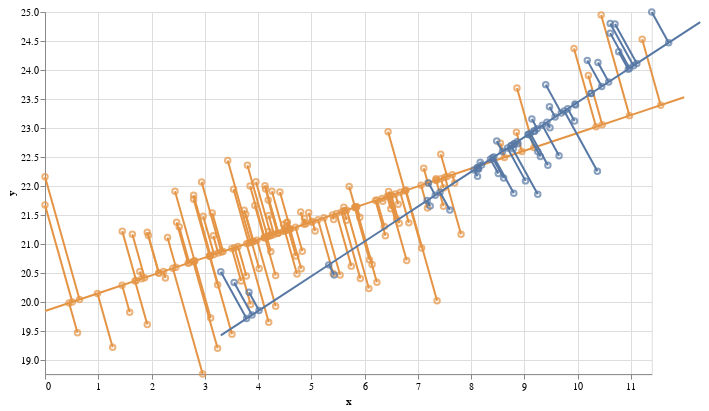

The code cell stored with this chart in its notebook:
### Code cell
def plot_tissue_residuals(resid_df, gene, tissue):
    df = resid_df[(resid_df["Gene"] == gene) & (resid_df["Tissue"] == tissue)]
    
    tran_min = df["Transcriptomics"].min()
    tran_max = df["Transcriptomics"].max()
    tran_rng = tran_max - tran_min
    
    prot_min = df["Proteomics"].min()
    prot_max = df["Proteomics"].max()
    prot_rng = prot_max - prot_min
    
    xs = np.arange(
        tran_min,
        tran_max + 1,
    )
    
    color_hex = "#5778a4" if tissue == "Normal" else "#e49444"
    
    all_m = df["m"].drop_duplicates(keep="first")
    assert all_m.shape[0] == 1
    m = all_m.iloc[0]

    all_b = df["b"].drop_duplicates(keep="first")
    assert all_b.shape[0] == 1
    b = all_b.iloc[0]
    
    reg_line_df = pd.DataFrame({
        "x": xs,
        "y": m * xs + b,
    })
    
    reg_line = alt.Chart(reg_line_df).mark_line(color=color_hex).encode(
        x=alt.X("x",scale=alt.Scale(domain=[tran_min, tran_max])),
        y=alt.Y("y",scale=alt.Scale(domain=[prot_min, prot_max])),
    )
    
    pt_data = []
    for pid in df["Patient_ID"].drop_duplicates(keep="first"):
        
        pt_df = pd.DataFrame({
            "x": [
                df[df["Patient_ID"] == pid]["Transcriptomics"].iloc[0],
                df[df["Patient_ID"] == pid]["intersect_x"].iloc[0],
            ],
            "y": [
                df[df["Patient_ID"] == pid]["Proteomics"].iloc[0],
                df[df["Patient_ID"] == pid]["intersect_y"].iloc[0],
            ],
            "resid": [df[df["Patient_ID"] == pid]["orth_resid"].iloc[0]] * 2,
            "Patient_ID": [df[df["Patient_ID"] == pid]["Patient_ID"].iloc[0]] * 2,
        })
        
        pt_base = alt.Chart(pt_df).encode(
            x=alt.X("x",scale=alt.Scale(domain=[tran_min, tran_max])),
            y=alt.Y("y",scale=alt.Scale(domain=[prot_min, prot_max])),
            tooltip=["Patient_ID", "resid"],
        )
        
        pt_data.append(pt_base.mark_line(color=color_hex))
        pt_data.append(pt_base.mark_point(color=color_hex))
        
    return alt.layer(*([reg_line] + pt_data)), tran_rng, prot_rng
    

def plot_residuals(resid_df, gene):
    tchart, txr, tyr = plot_tissue_residuals(resid_df, gene, "Tumor")
    nchart, nxr, nyr = plot_tissue_residuals(resid_df, gene, "Normal")
    
    rng = max((txr, tyr), (nxr, nyr))
    
    return alt.layer(tchart, nchart).properties(
        width=nxr * 75,
        height=nyr * 75,
    ).resolve_scale(
        x="shared",
        y="shared"
    )

plot_residuals(hn_resid, "AADAC")
